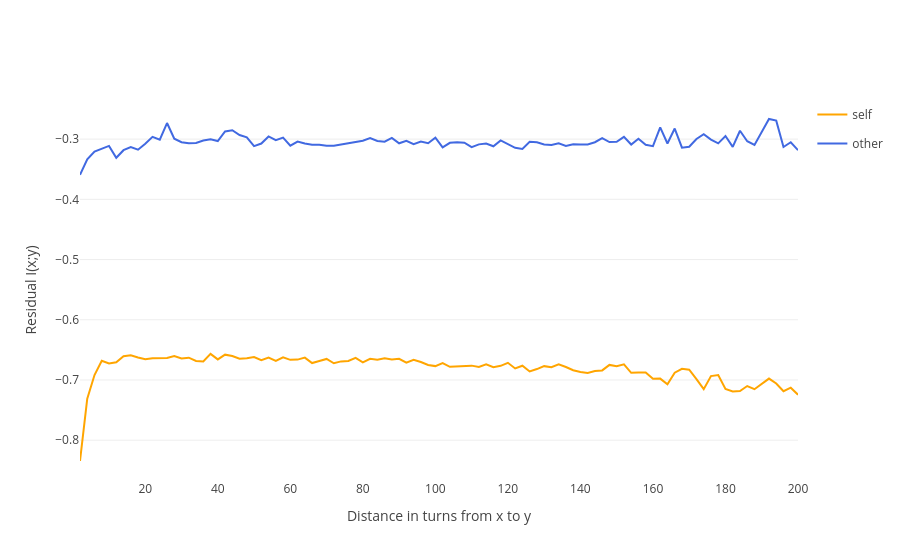

Write notebook code for a chart like this one.
### Code cell
sel = df0['self'] == 1
fig.add_trace(
    go.Scatter(
        y = df0[VAL_COL].loc[sel & sel_1].values,
        # x = np.array(range(int((sel & sel_1).sum()))) + 1,
        x = df0['turn_delta'].loc[sel & sel_1].values,
        mode='lines',
        name='self',
        showlegend=True,
        legendgroup='self',
        line = dict(
            color='orange'
        )
    )
)

sel = df0['self'] == 0
fig.add_trace(
    go.Scatter(
        y = df0[VAL_COL].loc[sel & sel_1].values,
        # x = np.array(range(int((sel & sel_1).sum()))) + 1,
        x = df0['turn_delta'].loc[sel & sel_1].values,
        mode='lines',
        name='other',
        showlegend=True,
        legendgroup='other',
        line = dict(
            color='royalblue'
        )
    )
)

# sel = df0['self'] == 2
# fig.add_trace(
#     go.Scatter(
#         y = df0[VAL_COL].loc[sel & sel_1].values,
#         # x = np.array(range(int((sel & sel_1).sum()))) + 1,
#         x = df0['turn_delta'].loc[sel & sel_1].values,
#         mode='lines',
#         name='null',
#         showlegend=True,
#         legendgroup='null',
#         line = dict(
#             color='darkgray'
#         )
#     )
# )

fig.update_layout(
    template='xgridoff',
    yaxis_title='Residual I(x;y)',
    xaxis_title='Distance in turns from x to y'
)

### Figure 1 — Plotly figure (JSON) as saved in the notebook; plotly's stock layout.template omitted (floating-point values rounded to 4 significant figures)
{"data": [{"legendgroup": "self", "line": {"color": "orange"}, "mode": "lines", "name": "self", "showlegend": true, "x": [2, 4, 6, 8, 10, 12, 14, 16, 18, 20, 22, 24, 26, 28, 30, 32, 34, 36, 38, 40, 42, 44, 46, 48, 50, 52, 54, 56, 58, 60, 62, 64, 66, 68, 70, 72, 74, 76, 78, 80, 82, 84, 86, 88, 90, 92, 94, 96, 98, 100, 102, 104, 106, 108, 110, 112, 114, 116, 118, 120, 122, 124, 126, 128, 130, 132, 134, 136, 138, 140, 142, 144, 146, 148, 150, 152, 154, 156, 158, 160, 162, 164, 166, 168, 170, 172, 174, 176, 178, 180, 182, 184, 186, 188, 190, 192, 194, 196, 198, 200], "y": [-0.8346, -0.731, -0.6918, -0.6681, -0.6725, -0.6705, -0.6606, -0.6589, -0.6626, -0.6657, -0.6638, -0.6632, -0.6636, -0.6603, -0.6641, -0.6629, -0.6685, -0.6692, -0.6566, -0.6659, -0.658, -0.6603, -0.6647, -0.6638, -0.6619, -0.6673, -0.663, -0.6684, -0.6623, -0.6666, -0.6662, -0.6629, -0.6719, -0.6686, -0.6651, -0.6722, -0.6691, -0.6685, -0.6633, -0.6707, -0.6648, -0.6663, -0.6641, -0.6661, -0.6649, -0.6711, -0.6665, -0.6702, -0.6751, -0.677, -0.6721, -0.6781, -0.6774, -0.6776, -0.6762, -0.6783, -0.6741, -0.6787, -0.6766, -0.6715, -0.6809, -0.6763, -0.6859, -0.6819, -0.677, -0.6788, -0.6741, -0.6785, -0.6838, -0.6866, -0.6884, -0.6853, -0.6841, -0.675, -0.6773, -0.6741, -0.6881, -0.6875, -0.6875, -0.6981, -0.6978, -0.7071, -0.6879, -0.6815, -0.683, -0.6987, -0.7153, -0.6935, -0.692, -0.7149, -0.719, -0.7185, -0.7101, -0.7153, -0.7072, -0.6977, -0.7059, -0.7187, -0.7129, -0.7244], "type": "scatter"}, {"legendgroup": "other", "line": {"color": "royalblue"}, "mode": "lines", "name": "other", "showlegend": true, "x": [2, 4, 6, 8, 10, 12, 14, 16, 18, 20, 22, 24, 26, 28, 30, 32, 34, 36, 38, 40, 42, 44, 46, 48, 50, 52, 54, 56, 58, 60, 62, 64, 66, 68, 70, 72, 74, 76, 78, 80, 82, 84, 86, 88, 90, 92, 94, 96, 98, 100, 102, 104, 106, 108, 110, 112, 114, 116, 118, 120, 122, 124, 126, 128, 130, 132, 134, 136, 138, 140, 142, 144, 146, 148, 150, 152, 154, 156, 158, 160, 162, 164, 166, 168, 170, 172, 174, 176, 178, 180, 182, 184, 186, 188, 190, 192, 194, 196, 198, 200], "y": [-0.3591, -0.3336, -0.3206, -0.3155, -0.3113, -0.331, -0.3184, -0.3133, -0.3176, -0.3076, -0.2961, -0.3009, -0.2733, -0.2994, -0.3052, -0.307, -0.3064, -0.3024, -0.3003, -0.3032, -0.2872, -0.2853, -0.2931, -0.2971, -0.3117, -0.3073, -0.2956, -0.3018, -0.2974, -0.3108, -0.3042, -0.3072, -0.3093, -0.3093, -0.3112, -0.3112, -0.3092, -0.3064, -0.3051, -0.3026, -0.2984, -0.303, -0.3042, -0.298, -0.3069, -0.3028, -0.3085, -0.3041, -0.3068, -0.2977, -0.3138, -0.3062, -0.3054, -0.3059, -0.3134, -0.3087, -0.3072, -0.3118, -0.3021, -0.3088, -0.3144, -0.3162, -0.3046, -0.3054, -0.3089, -0.3099, -0.307, -0.3113, -0.3086, -0.3088, -0.3087, -0.3052, -0.2985, -0.3048, -0.3044, -0.2963, -0.309, -0.2995, -0.3093, -0.3117, -0.2805, -0.3073, -0.2824, -0.3143, -0.3127, -0.2997, -0.2917, -0.3007, -0.3071, -0.2949, -0.3129, -0.286, -0.3035, -0.3096, -0.2878, -0.2666, -0.2693, -0.3131, -0.3052, -0.3183], "type": "scatter"}], "layout": {"yaxis": {"title": {"text": "Residual I(x;y)"}}, "xaxis": {"title": {"text": "Distance in turns from x to y"}}}}
